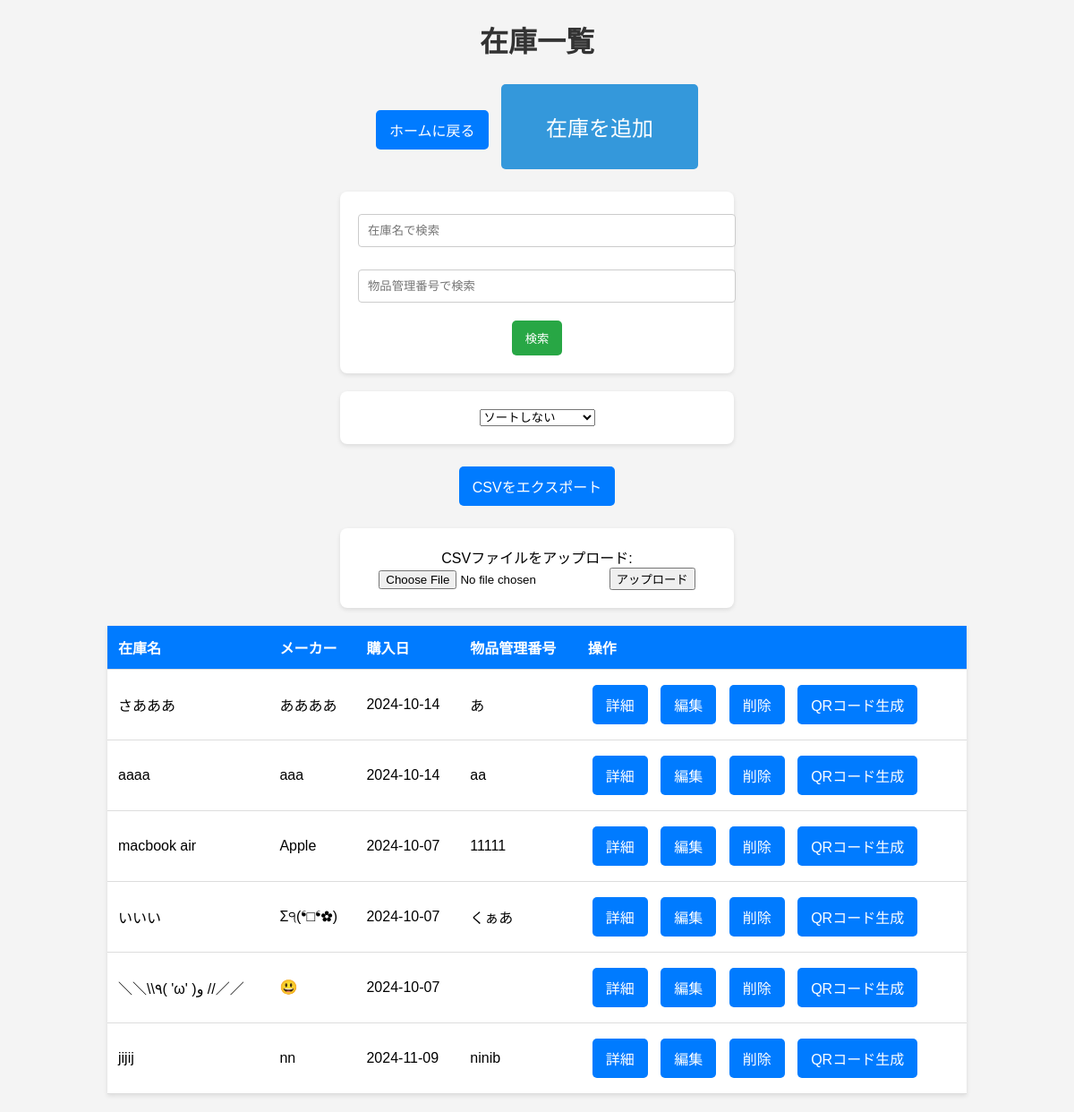
The page /inventory on the database as committed earlier.
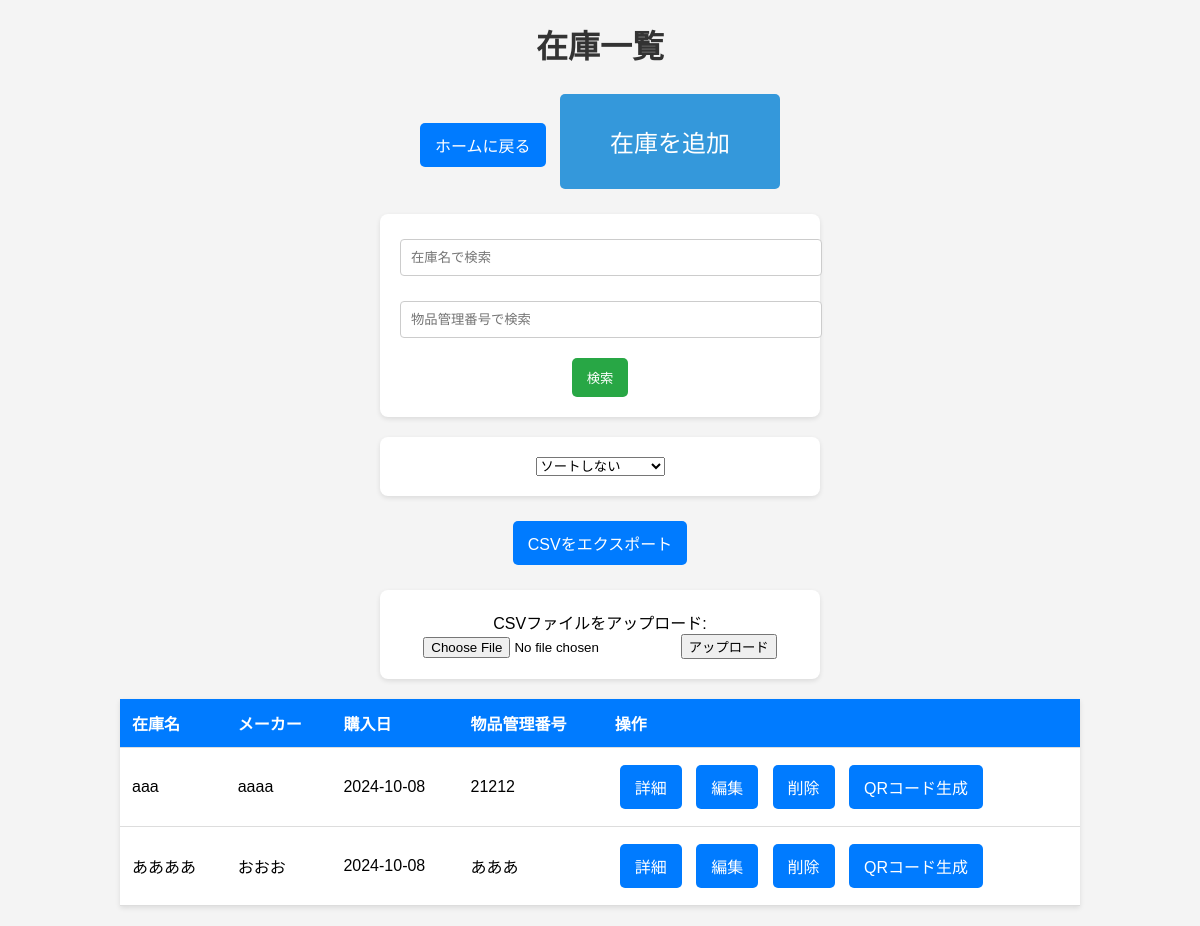
The same page on the database as committed later.
### tables this page shows
CREATE TABLE inventory (
            id INTEGER PRIMARY KEY AUTOINCREMENT,
            product_name TEXT NOT NULL,
            manufacturer TEXT NOT NULL,
            purchase_date TEXT NOT NULL,
            item_number TEXT,  -- 物品管理番号
            description TEXT   -- 説明
        );

### app.py (the view)
@app.route('/inventory')
def inventory():
    conn = get_db_connection()
    search_query = request.args.get('search')
    item_number = request.args.get('item_number')
    sort = request.args.get('sort')
    query = 'SELECT * FROM inventory WHERE 1=1'
    params = []
    if search_query:
        query += ' AND product_name LIKE ?'
        params.append('%' + search_query + '%')
    if item_number:
        query += ' AND item_number = ?'  # item_numberでフィルタリング
        params.append(item_number)
    if sort == 'manufacturer':
        query += ' ORDER BY manufacturer'
    products = conn.execute(query, params).fetchall()
    conn.close()
    return render_template('inventory.html', products=products)

### app.py (called while the page is built)
def get_db_connection():
    conn = sqlite3.connect('inventory.db')
    conn.row_factory = sqlite3.Row
    return conn

### templates/inventory.html (shortened to what this page needs)
<!DOCTYPE html>
<html lang="ja">
<head>
    <link rel="stylesheet" href="{{ url_for('static', filename='styles.css') }}">
</head>
</head>
<body>
<h1>在庫一覧</h1>
<a href="{{ url_for('index') }}" class="back-button">ホームに戻る</a>
<a href="{{ url_for('show_add_product') }}" class="add-product-btn">在庫を追加</a>
    <form method="GET" action="{{ url_for('inventory') }}">
        <input type="text" name="search" placeholder="在庫名で検索" value="{{ request.args.get('search', '') }}">
        <input type="text" name="item_number" placeholder="物品管理番号で検索" value="{{ request.args.get('item_number', '') }}">
        <input type="submit" value="検索">
    </form>
    <form method="GET" action="{{ url_for('inventory') }}">
        <select name="sort" onchange="this.form.submit()">
            <option value="">ソートしない</option>
        </select>
    </form>
    <a href="{{ url_for('export_csv') }}">CSVをエクスポート</a>
<form action="{{ url_for('upload_csv') }}" method="POST" enctype="multipart/form-data">
    <label for="csv_file">CSVファイルをアップロード:</label>
    <input type="file" id="csv_file" name="csv_file" accept=".csv">
    <button type="submit">アップロード</button>
</form>
    <table>
        <thead>
            <tr>
                <th>在庫名</th>
                <th>メーカー</th>
                <th>購入日</th>
                <th>物品管理番号</th>
                <th>操作</th>
            </tr>
        </thead>
        <tbody>
            {% for product in products %}
                <tr>
                    <td>{{ product.product_name }}</td>
                    <td>{{ product.manufacturer }}</td>
                    <td>{{ product.purchase_date }}</td>
                    <td>{{ product.item_number }}</td>
                    <td>
                        <a href="{{ url_for('product_detail', product_id=product.id) }}">詳細</a>
                        <a href="{{ url_for('edit_product', product_id=product.id) }}">編集</a>
                        <a href="{{ url_for('delete_product', product_id=product.id) }}">削除</a>
                        <a href="{{ url_for('generate_qr', product_id=product.id) }}">QRコード生成</a>
                    </td>
                </tr>
            {% endfor %}
        </tbody>
    </table>
</body>
</html>

### static/styles.css (style rules this page uses)
body { font-family: Arial, sans-serif; margin: 0; padding: 0; background-color: #f4f4f4; }
h1, h2 { text-align: center; color: #333; }
a { text-decoration: none; color: white; background-color: #007bff; padding: 10px 15px; border-radius: 5px; margin: 5px; display: inline-block; }
table { width: 80%; margin: 20px auto; border-collapse: collapse; background-color: white; box-shadow: 0 2px 5px rgba(0, 0, 0, 0.1); }
th, td { padding: 12px; text-align: left; border-bottom: 1px solid #ddd; }
th { background-color: #007bff; color: white; }
form { max-width: 400px; margin: 20px auto; padding: 20px; background-color: white; box-shadow: 0 2px 5px rgba(0, 0, 0, 0.1); border-radius: 8px; }
input[type="text"], input[type="date"] { width: 100%; padding: 10px; margin: 5px 0 20px 0; border: 1px solid #ccc; border-radius: 4px; }
input[type="submit"] { background-color: #28a745; color: white; padding: 10px 15px; border: none; border-radius: 5px; cursor: pointer; }

### templates/inventory.html (style rules this page uses)
body { text-align: center; font-family: Arial, sans-serif; }
.add-product-btn { font-size: 1.5em; padding: 30px 50px; background-color: #3498db; color: white; border: none; border-radius: 5px; text-decoration: none; display: inline-block; }

Rows that differ between the two databases and show on the page:
removed inventory: product_name "さあああ", manufacturer "ああああ", purchase_date "2024-10-14", item_number "あ"
removed inventory: product_name "aaaa", manufacturer "aaa", purchase_date "2024-10-14", item_number "aa"
removed inventory: product_name "macbook air", manufacturer "Apple", purchase_date "2024-10-07", item_number "11111"
removed inventory: product_name "いいい", manufacturer "Σ੧(❛□❛✿)", purchase_date "2024-10-07", item_number "くぁあ"
removed inventory: product_name "＼＼\\\\٩( 'ω' )و //／／", manufacturer "😃", purchase_date "2024-10-07"
removed inventory: product_name "jijij", manufacturer "nn", purchase_date "2024-11-09", item_number "ninib"
added inventory: product_name "aaa", manufacturer "aaaa", purchase_date "2024-10-08", item_number "21212"
added inventory: product_name "ああああ", manufacturer "おおお", purchase_date "2024-10-08", item_number "あああ"
